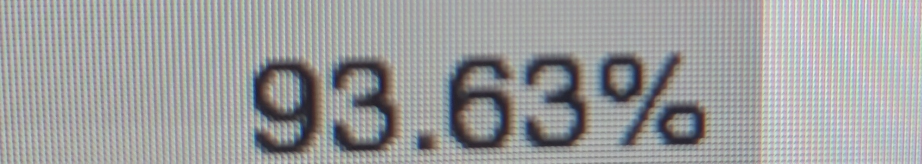
#> input picture debug_steps/01_anh_goc_crop.png, 1844 x 327 px (shown at 1/2 size)
$ python export_preprocessing_steps.py -i debug_steps/01_anh_goc_crop.png
#> lines starting #> are read from the running program, lines starting #| are printed output that depends on the picture; after the words box and inside, x2 and y2 are one past the last pixel; in counts of white or black regions, pixels touching at a corner belong together
"""
Script trích xuất từng bước trong quy trình tiền xử lý ảnh OCR (Step-by-step Preprocessing Pipeline).
Hỗ trợ nạp bất kỳ ảnh thật nào từ camera điện thoại (ảnh toàn màn hình hoặc ảnh crop sẵn).

Xuất lần lượt 7 file ảnh vào thư mục debug_steps/:
  1. 01_anh_goc_crop.png          : Vùng số cắt từ camera gốc.
  2. 02_anh_xam_grayscale.png     : Ảnh sau khi chuyển sang mức xám (1 kênh).
  3. 03_lam_phang_anh_sang.png    : Khử chói sáng không đều và làm dịu vân sọc LCD.
  4. 04_xoa_nen_trang_den.png     : Ảnh nhị phân bỏ nền hoàn toàn (chữ đen trên nền trắng tinh).
  5. 05_khe_trang_chieu_dung.png  : Các vạch dọc xanh lá đâm xuyên qua đúng các khe trắng dọc giữa các ký tự.
  6. 06_khoanh_vung_tung_ky_tu.png: Khung chữ nhật màu đỏ bao quanh từng ký tự riêng biệt.
  7. 07_dau_cuoi_8_slot_192x48.png: Đặt từng ký tự vào đúng trung tâm các ô của khung chuẩn (192x48).
"""

import argparse
import os
import sys
from pathlib import Path

import cv2
import numpy as np

CURRENT_DIR = os.path.dirname(os.path.abspath(__file__))
if CURRENT_DIR not in sys.path:
    sys.path.insert(0, CURRENT_DIR)

import config

# Tọa độ và nhãn chuẩn của các dòng trên màn hình máy slot
PRESET_LINES = {
    1: {
        "name": "Dòng 1 (khoảng 92.734%)",
        "y1": 0.43, "y2": 0.51, "x1": 0.10, "x2": 0.75,
        "labels": ["9", "2", ".", "7", "3", "4", "%"]
    },
    2: {
        "name": "Dòng 2 (khoảng 93.63%)",
        "y1": 0.52, "y2": 0.60, "x1": 0.15, "x2": 0.75,
        "labels": ["9", "3", ".", "6", "3", "%"]
    },
    3: {
        "name": "Dòng 3 (khoảng 12)",
        "y1": 0.63, "y2": 0.70, "x1": 0.25, "x2": 0.75,
        "labels": ["1", "2"]
    }
}


def load_image(image_path):
    """Nạp ảnh hỗ trợ Unicode path trên Windows & Linux."""
#> called with image_path = 'debug_steps/01_anh_goc_crop.png'
    img_str = str(image_path)
    img = cv2.imread(img_str, cv2.IMREAD_COLOR)
#> img is the input picture: shape (327, 1844, 3); mean B, G, R 157.3, 157.1, 156.3
    if img is None:
        try:
            arr = np.fromfile(img_str, dtype=np.uint8)
            img = cv2.imdecode(arr, cv2.IMREAD_COLOR)
        except Exception:
            img = None
    if img is None:
        raise FileNotFoundError(f"Không thể mở file ảnh: {image_path}")
    return img


def is_full_screen_photo(img):
    """
    Kiểm tra xem ảnh truyền vào là ảnh chụp toàn màn hình hay là ảnh crop sẵn.
    Ảnh toàn màn hình thường có kích thước lớn (>600px chiều cao) và tỷ lệ khung hình không quá dẹt (W/H < 3.0).
    """
    h, w = img.shape[:2]
#> h = 327; w = 1844
    aspect_ratio = w / max(1, h)
#> aspect_ratio = 5.64
    return (h > 600 and w > 1000) or aspect_ratio < 3.0


# [10 lines left out: function crop_line_from_full, not called in this run]


def process_and_export_steps(image_input_path, line_num=2, output_dir="debug_steps"):
    """Thực hiện toàn bộ 7 bước tiền xử lý và lưu từng file ảnh riêng biệt."""
    os.makedirs(output_dir, exist_ok=True)

    print("=" * 80)
    print("QUY TRÌNH TIỀN XỬ LÝ ẢNH NÂNG CAO CHO MODEL AI SCREEN DIGIT OCR")
    print(f"Ảnh đầu vào    : {image_input_path}")
    print(f"Dòng chỉ định  : Dòng {line_num} ({PRESET_LINES.get(line_num, {}).get('name', 'Tự do')})")
    print(f"Thư mục kết quả: {output_dir}")
    print("=" * 80 + "\n")

    input_img = load_image(image_input_path)
    preset = PRESET_LINES.get(line_num, PRESET_LINES[2])

    # --------------------------------------------------------------------------
    # BƯỚC 1: 01_anh_goc_crop.png - VÙNG SỐ ĐƯỢC CẮT TỪ CAMERA GỐC
    # --------------------------------------------------------------------------
    if is_full_screen_photo(input_img):
        raw_crop, coords, _ = crop_line_from_full(input_img, line_num)
        print(f"[*] Phát hiện ảnh chụp toàn màn hình ({input_img.shape[1]}x{input_img.shape[0]}).")
        print(f"    Đã cắt Dòng {line_num} tại Y=[{coords[0]}:{coords[1]}], X=[{coords[2]}:{coords[3]}].")
    else:
        raw_crop = input_img.copy()
        print(f"[*] Phát hiện ảnh vùng số đã cắt sẵn ({raw_crop.shape[1]}x{raw_crop.shape[0]}).")
#| [*] Phát hiện ảnh vùng số đã cắt sẵn (1844x327).

    h, w = raw_crop.shape[:2]
#> h = 327; w = 1844
    step1_path = os.path.join(output_dir, "01_anh_goc_crop.png")
    cv2.imwrite(step1_path, raw_crop)
    print(f"[BƯỚC 1/7] {os.path.basename(step1_path):<32} | Kích thước: {w}x{h} (3 kênh BGR)")
#| [BƯỚC 1/7] 01_anh_goc_crop.png              | Kích thước: 1844x327 (3 kênh BGR)
    print("           -> Trích xuất vùng ROI chứa chuỗi ký tự từ camera chụp màn hình máy slot.\n")

    # --------------------------------------------------------------------------
    # BƯỚC 2: 02_anh_xam_grayscale.png - ẢNH MỨC XÁM (1 KÊNH)
    # --------------------------------------------------------------------------
    img_gray = cv2.cvtColor(raw_crop, cv2.COLOR_BGR2GRAY)
    step2_path = os.path.join(output_dir, "02_anh_xam_grayscale.png")
    cv2.imwrite(step2_path, img_gray)
    print(f"[BƯỚC 2/7] {os.path.basename(step2_path):<32} | Kích thước: {w}x{h} (1 kênh Gray)")
#| [BƯỚC 2/7] 02_anh_xam_grayscale.png         | Kích thước: 1844x327 (1 kênh Gray)
    print("           -> Chuyển đổi không gian màu BGR sang Grayscale 8-bit [0-255].\n")

    # --------------------------------------------------------------------------
    # BƯỚC 3: 03_lam_phang_anh_sang.png - KHỬ ÁNH SÁNG CHÓI & LÀM DỊU VÂN SỌC LCD
    # --------------------------------------------------------------------------
    # Dùng phép giãn nở Morphological Dilation và Gaussian Blur để ước lượng nền chiếu sáng
    kernel_size = max(15, (min(w, h) // 10) | 1)
#> kernel_size = 33
    kernel = cv2.getStructuringElement(cv2.MORPH_ELLIPSE, (kernel_size, kernel_size))
    bg_estimate = cv2.morphologyEx(img_gray, cv2.MORPH_DILATE, kernel)
    bg_estimate = cv2.GaussianBlur(bg_estimate, (kernel_size, kernel_size), 0)

    # Phép chia chuẩn hóa độ sáng (Division Normalization)
    flattened = cv2.divide(img_gray, bg_estimate, scale=255)
    flattened = cv2.normalize(flattened, None, alpha=0, beta=255, norm_type=cv2.NORM_MINMAX)

    step3_path = os.path.join(output_dir, "03_lam_phang_anh_sang.png")
    cv2.imwrite(step3_path, flattened)
    print(f"[BƯỚC 3/7] {os.path.basename(step3_path):<32} | Kích thước: {w}x{h} (1 kênh Gray)")
#| [BƯỚC 3/7] 03_lam_phang_anh_sang.png        | Kích thước: 1844x327 (1 kênh Gray)
    print("           -> Khử quang sai, xóa ánh sáng lóa không đều và làm mịn vân sọc lưới LCD bằng ước tính nền (Morphological Dilation + Gaussian Blur).\n")

    # --------------------------------------------------------------------------
    # BƯỚC 4: 04_xoa_nen_trang_den.png - ẢNH NHỊ PHÂN BỎ NỀN HOÀN TOÀN
    # --------------------------------------------------------------------------
    blur = cv2.GaussianBlur(flattened, (3, 3), 0)
    _, thresh_inv = cv2.threshold(blur, 0, 255, cv2.THRESH_BINARY_INV + cv2.THRESH_OTSU)
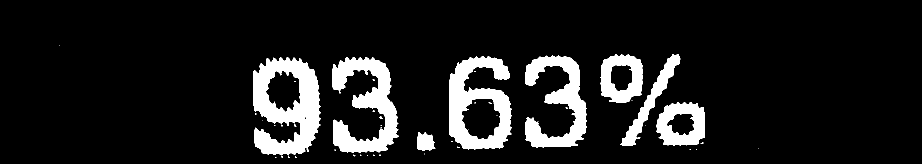
#> thresh_inv: shape (327, 1844) (shown at 1/2 size); 11.1% white; 46 white regions (38 under 20 px), largest, box (x1, y1, x2, y2) and area: (506, 115, 642, 311) 15559, (898, 112, 1024, 299) 12605, (664, 114, 798, 306) 12316

    # Lọc bỏ các đốm hạt nhỏ li ti của sọc LCD bằng Morphological Opening
    clean_ksize = 2 if min(w, h) > 80 else 1
#> clean_ksize = 2
    if clean_ksize > 1:
        kernel_clean = cv2.getStructuringElement(cv2.MORPH_RECT, (clean_ksize, clean_ksize))
#> kernel_clean = [[1, 1], [1, 1]]
        thresh_cleaned = cv2.morphologyEx(thresh_inv, cv2.MORPH_OPEN, kernel_clean)
#> thresh_cleaned: shape (327, 1844); 11% white; 34 white regions (26 under 20 px), largest, box (x1, y1, x2, y2) and area: (507, 116, 642, 311) 15543, (899, 113, 1024, 300) 12597, (665, 115, 798, 307) 12295
    else:
        thresh_cleaned = thresh_inv

    # Đảo ngược: Chữ nét đen (0) trên nền trắng tinh (255)
    binary_text_only = cv2.bitwise_not(thresh_cleaned)
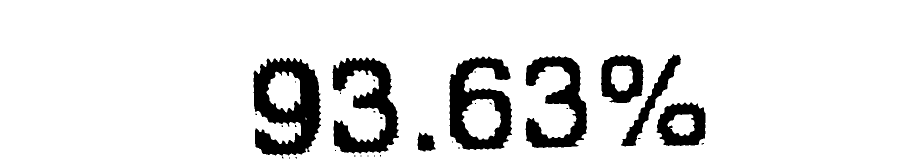
#> binary_text_only: shape (327, 1844) (shown at 1/2 size); 89% white; 34 black regions (26 under 20 px), largest, box (x1, y1, x2, y2) and area: (507, 116, 642, 311) 15543, (899, 113, 1024, 300) 12597, (665, 115, 798, 307) 12295

    step4_path = os.path.join(output_dir, "04_xoa_nen_trang_den.png")
    cv2.imwrite(step4_path, binary_text_only)
    print(f"[BƯỚC 4/7] {os.path.basename(step4_path):<32} | Kích thước: {w}x{h} (1 kênh Binary)")
#| [BƯỚC 4/7] 04_xoa_nen_trang_den.png         | Kích thước: 1844x327 (1 kênh Binary)
    print("           -> Nhị phân hóa Otsu kết hợp Morphological Opening: Loại bỏ 100% sọc nền LCD, chữ đen rõ nét trên nền trắng tinh.\n")

    # --------------------------------------------------------------------------
    # BƯỚC 5: 05_khe_trang_chieu_dung.png - CÁC VẠCH DỌC XANH LÁ CÂY QUA KHE TRẮNG
    # --------------------------------------------------------------------------
    # Phép chiếu đứng Vertical Projection: Đếm số pixel nét chữ theo từng cột dọc
    v_proj = np.sum(thresh_cleaned == 255, axis=0)
#> v_proj = 1844 values, max 190 at index 602, min 0 at index 0, mean 36.07

    # Ngưỡng phát hiện cột có nét chữ
    min_col_pixels = max(2, int(h * 0.015))
#> min_col_pixels = 4
    is_text = v_proj > min_col_pixels

    # Tìm các dải ký tự
    raw_segments = []
    in_seg = False
    start = 0
    min_seg_w = max(3, int(w * 0.003))
#> min_seg_w = 5

    for i, val in enumerate(is_text):
        if val and not in_seg:
            in_seg = True
            start = i
        elif not val and in_seg:
            in_seg = False
            if i - start >= min_seg_w:
                raw_segments.append((start, i))
#> this loop made 1844 passes
#> in_seg on passes 508, 643, 666, 798, 836, 871, 900, 1025, 1052, 1175, 1203, 1412: True, False, True, False, True, False, True, False, True, False, True, False
#> after the loop, in_seg = False; raw_segments = [(507, 642), (665, 797), (835, 870), (899, 1024), (1051, 1174), (1202, 1411)]; start = 1202
    if in_seg and len(is_text) - start >= min_seg_w:
        raw_segments.append((start, len(is_text)))

    # Hợp nhất các đoạn quá sát nhau (<= 2 pixel)
    segments = []
    for s, e in raw_segments:
        if not segments:
            segments.append([s, e])
        else:
            if s - segments[-1][1] <= 2:
                segments[-1][1] = e
            else:
                segments.append([s, e])
#> this loop made 6 passes
#> after the loop, segments = [[507, 642], [665, 797], [835, 870], [899, 1024], [1051, 1174], [1202, 1411]]

    # Xác định các khe trắng dọc giữa các ký tự
    gap_x_coords = []
    if segments:
        gap_x_coords.append(max(0, segments[0][0] - 6))
    for idx in range(len(segments) - 1):
        mid_gap = (segments[idx][1] + segments[idx + 1][0]) // 2
        gap_x_coords.append(mid_gap)
#> this loop made 5 passes
#> mid_gap on passes 1 to 5: 653, 816, 884, 1037, 1188
#> after the loop, gap_x_coords = [501, 653, 816, 884, 1037, 1188]
    if segments:
        gap_x_coords.append(min(w - 1, segments[-1][1] + 6))

    # Vẽ các đường kẻ đứng màu xanh lá cây (0, 255, 0)
    vis_gaps = raw_crop.copy()
    line_thickness = max(1, int(round(w / 800)))
#> line_thickness = 2
    for gx in gap_x_coords:
        cv2.line(vis_gaps, (gx, 0), (gx, h), (0, 255, 0), line_thickness)
#> this loop made 7 passes
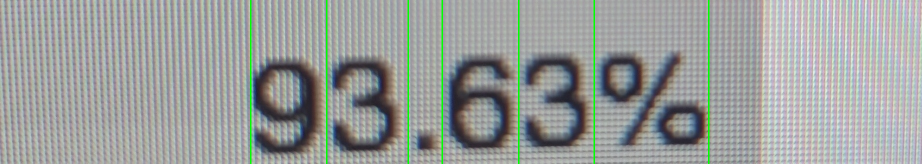
#> vis_gaps: shape (327, 1844, 3) (shown at 1/2 size); 1.14% of pixels changed, all inside (x1, y1, x2, y2) = (500, 0, 1419, 327)

    step5_path = os.path.join(output_dir, "05_khe_trang_chieu_dung.png")
    cv2.imwrite(step5_path, vis_gaps)
    print(f"[BƯỚC 5/7] {os.path.basename(step5_path):<32} | Kích thước: {w}x{h} (3 kênh BGR)")
#| [BƯỚC 5/7] 05_khe_trang_chieu_dung.png      | Kích thước: 1844x327 (3 kênh BGR)
    print(f"           -> Thuật toán Vertical Projection Profile: Dò tìm {len(gap_x_coords)} khe hở trắng dọc, vẽ vạch xanh lá cây cắt xuyên qua đúng khe giữa các chữ.\n")
#|            -> Thuật toán Vertical Projection Profile: Dò tìm 7 khe hở trắng dọc, vẽ vạch xanh lá cây cắt xuyên qua đúng khe giữa các chữ.

    # --------------------------------------------------------------------------
    # BƯỚC 6: 06_khoanh_vung_tung_ky_tu.png - KHUNG CHỮ NHẬT ĐỎ BAO QUANH TỪNG KÝ TỰ
    # --------------------------------------------------------------------------
    vis_boxes = raw_crop.copy()
    char_crops = []
    sample_labels = preset.get("labels", [])

    box_thickness = max(2, int(round(w / 700)))
#> box_thickness = 3
    font_scale = max(0.6, w / 2000.0)

    for idx, (s, e) in enumerate(segments):
        col_slice = thresh_cleaned[:, s:e]
        rows = np.where(np.sum(col_slice == 255, axis=1) > 0)[0]
        if len(rows) == 0:
            continue
        y_top, y_bot = rows[0], rows[-1]

        # Đệm nhẹ 2px
        y_top = max(0, y_top - 2)
        y_bot = min(h - 1, y_bot + 2)
        s_pad = max(0, s - 2)
        e_pad = min(w - 1, e + 2)

        c_crop = img_gray[y_top : y_bot + 1, s_pad : e_pad + 1]
        char_crops.append((c_crop, (s_pad, e_pad, y_top, y_bot)))

        # Vẽ khung chữ nhật MÀU ĐỎ (BGR: 0, 0, 255)
        cv2.rectangle(vis_boxes, (s_pad, y_top), (e_pad, y_bot), (0, 0, 255), box_thickness)

        lbl = sample_labels[idx] if idx < len(sample_labels) else f"[{idx+1}]"
        cv2.putText(vis_boxes, f"[{lbl}]", (s_pad, max(26, y_top - 8)),
                    cv2.FONT_HERSHEY_SIMPLEX, font_scale, (0, 0, 255), box_thickness)
#> this loop made 6 passes
#> (s, e, y_top, y_bot, s_pad, e_pad, lbl) on passes 1 to 6: (507, 642, 114, 318, 505, 644, '9'), (665, 797, 113, 314, 663, 799, '3'), (835, 870, 263, 304, 833, 872, '.'), (899, 1024, 111, 301, 897, 1026, '6'), (1051, 1174, 110, 297, 1049, 1176, '3'), (1202, 1411, 107, 294, 1200, 1413, '%')
#> pass 1, in process_and_export_steps, `col_slice = thresh_cleaned[:, s:e]`:
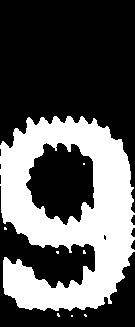
#> col_slice: shape (327, 135); 35.3% white; 8 white regions (7 under 20 px), largest, box (x1, y1, x2, y2) and area: (0, 116, 135, 311) 15543
#> after the loop:
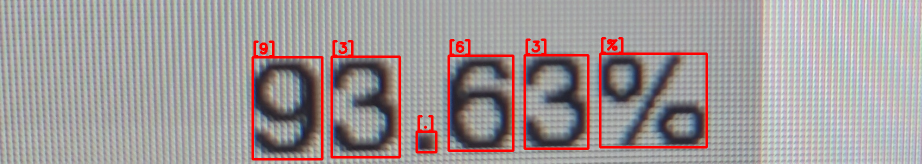
#> vis_boxes: shape (327, 1844, 3) (shown at 1/2 size); 3.57% of pixels changed, all inside (x1, y1, x2, y2) = (503, 74, 1416, 321)
#> after the loop, char_crops = 6 items

    step6_path = os.path.join(output_dir, "06_khoanh_vung_tung_ky_tu.png")
    cv2.imwrite(step6_path, vis_boxes)
    detected_chars = [sample_labels[i] if i < len(sample_labels) else f"C{i+1}" for i in range(len(char_crops))]
#> detected_chars = ['9', '3', '.', '6', '3', '%']
    print(f"[BƯỚC 6/7] {os.path.basename(step6_path):<32} | Kích thước: {w}x{h} (3 kênh BGR)")
#| [BƯỚC 6/7] 06_khoanh_vung_tung_ky_tu.png    | Kích thước: 1844x327 (3 kênh BGR)
    print(f"           -> Trích xuất Bounding Box chính xác cho {len(char_crops)} ký tự riêng biệt: {detected_chars} với khung viền đỏ.\n")
#|            -> Trích xuất Bounding Box chính xác cho 6 ký tự riêng biệt: ['9', '3', '.', '6', '3', '%'] với khung viền đỏ.

    # --------------------------------------------------------------------------
    # --------------------------------------------------------------------------
    # BƯỚC 7: 07_dau_cuoi_8_slot_192x48.png - ĐẶT KÝ TỰ VÀO 8 SLOTS CHUẨN 192x48
    # --------------------------------------------------------------------------
    target_w, target_h = config.IMG_WIDTH, config.IMG_HEIGHT  # 192, 48
    slot_w = target_w // config.NUM_SLOTS                     # 24px

    border_pixels = np.concatenate([img_gray[0, :], img_gray[-1, :], img_gray[:, 0], img_gray[:, -1]])
#> border_pixels = 4342 values, max 240 at index 1655, min 119 at index 3097, mean 170.9
    bg_val = int(np.median(border_pixels))
#> bg_val = 170

    canvas_slotted = np.full((target_h, target_w), bg_val, dtype=np.uint8)
#> canvas_slotted: shape (48, 192); every value is 170

    N = len(char_crops)
#> N = 6
    if N > 0:
        # Căn chỉnh slot bắt đầu: N=6 đặt từ Slot 1 đến Slot 6 (Slot 0 và 7 để trống)
        if N >= 7:
            start_slot = 0
        elif N == 6:
            start_slot = 1  # Slot 1: [9], Slot 2: [3], Slot 3: [.], Slot 4: [6], Slot 5: [3], Slot 6: [%]
        elif N <= 3:
            start_slot = max(0, config.NUM_SLOTS - N)
        else:
            start_slot = max(0, (config.NUM_SLOTS - N) // 2)

        digit_heights = [c[0].shape[0] for c in char_crops if c[0].shape[0] > 40]
#> digit_heights = [205, 202, 42, 191, 188, 188]
        max_digit_h = max(digit_heights) if digit_heights else max(c[0].shape[0] for c in char_crops)
#> max_digit_h = 205
        target_digit_h = 34  # Chiều cao chuẩn trong ô 48px
        scale = target_digit_h / max(1.0, float(max_digit_h))
#> scale = 0.166

        max_allowed_w = slot_w - 2   # Tối đa 22px để không tràn sang slot bên cạnh
        max_allowed_h = target_h - 6 # 42px

        for i in range(N):
            c_crop, info = char_crops[i]
            slot_idx = start_slot + i
            if slot_idx >= config.NUM_SLOTS:
                break

            # Tọa độ tâm X của slot đó: (start_slot + i) * 24 + 12
            slot_center_x = slot_idx * slot_w + (slot_w // 2)
            slot_left = slot_idx * slot_w
            slot_right = slot_left + slot_w

            is_dot = (c_crop.shape[0] < 50 and c_crop.shape[1] < 50)
            is_pct = (info[1] - info[0] > 180 and c_crop.shape[0] > 140)

            # Tính toán kích thước co giãn
            scaled_w = max(1, int(round(c_crop.shape[1] * scale)))
            scaled_h = max(1, int(round(c_crop.shape[0] * scale)))

            if is_dot:
                scaled_w = max(4, min(10, scaled_w))
                scaled_h = max(4, min(10, scaled_h))
            elif is_pct:
                scaled_w = max_allowed_w
                scaled_h = min(max_allowed_h, max(28, int(round(c_crop.shape[0] * scale))))
            else:
                if scaled_w > max_allowed_w:
                    w_factor = max_allowed_w / scaled_w
                    scaled_w = max_allowed_w
                    scaled_h = max(1, int(round(scaled_h * w_factor)))
                if scaled_h > max_allowed_h:
                    h_factor = max_allowed_h / scaled_h
                    scaled_h = max_allowed_h
                    scaled_w = max(1, int(round(scaled_w * h_factor)))

            c_resized = cv2.resize(c_crop, (scaled_w, scaled_h), interpolation=cv2.INTER_AREA)

            # Đặt chính giữa tâm Slot
            cx = slot_center_x - (scaled_w // 2)
            cx = max(slot_left, min(cx, slot_right - scaled_w))

            if is_dot:
                cy = int(round(target_h * 0.76 - scaled_h))
            else:
                cy = (target_h - scaled_h) // 2
            cy = max(0, min(cy, target_h - scaled_h))

            canvas_slotted[cy : cy + scaled_h, cx : cx + scaled_w] = c_resized
#> this loop made 6 passes
#> (info, is_pct, cx, cy) on passes 3 to 5: ((833, 872, 263, 304), False, 81, 29), ((897, 1026, 111, 301), False, 97, 8), ((1049, 1176, 110, 297), False, 122, 8)
#> (info, is_pct, w_factor, cy) on passes 1 to 2: ((505, 644, 114, 318), False, 0.957, 7), ((663, 799, 113, 314), False, 0.957, 7)
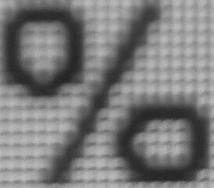
#> c_crop: shape (188, 214); min 35, max 190, mean 121.3
#> after the loop, w_factor = 0.957

    step7_path = os.path.join(output_dir, "07_dau_cuoi_8_slot_192x48.png")
    cv2.imwrite(step7_path, canvas_slotted)

    # Lưu kèm bản phóng to 4x (768x192) để xem rõ nét
    step7_zoom_path = os.path.join(output_dir, "07_dau_cuoi_8_slot_4x_zoom.png")
    canvas_zoom = cv2.resize(canvas_slotted, (768, 192), interpolation=cv2.INTER_NEAREST)
    cv2.imwrite(step7_zoom_path, canvas_zoom)

    # Lưu thêm bản phóng to 4x có vẽ lưới 8 Slot để kiểm tra mắt thường
    step7_grid_path = os.path.join(output_dir, "07_dau_cuoi_8_slot_grid_overlay.png")
    canvas_grid_bgr = cv2.cvtColor(canvas_zoom, cv2.COLOR_GRAY2BGR)

    # Vẽ vạch chia 8 slot (mỗi slot 96px tại 4x)
    for s in range(config.NUM_SLOTS + 1):
        x_line = s * (slot_w * 4)
        if s == 0 or s == config.NUM_SLOTS:
            cv2.line(canvas_grid_bgr, (min(x_line, 767), 0), (min(x_line, 767), 191), (0, 0, 255), 2)
        else:
            cv2.line(canvas_grid_bgr, (x_line, 0), (x_line, 191), (0, 255, 255), 1)
#> canvas_grid_bgr: shape (192, 768, 3); mean B, G, R 145.6, 147.9, 149.2

    # Đánh số slot và tên ký tự
    sample_labels = preset.get("labels", [])
    for s in range(config.NUM_SLOTS):
        x_text = s * 96 + 18
        if s >= start_slot and s < start_slot + N:
            char_idx = s - start_slot
            lbl = sample_labels[char_idx] if char_idx < len(sample_labels) else f"C{char_idx+1}"
            cv2.putText(canvas_grid_bgr, f"Slot {s}", (x_text, 22), cv2.FONT_HERSHEY_SIMPLEX, 0.45, (0, 0, 255), 1)
            cv2.putText(canvas_grid_bgr, f"[{lbl}]", (x_text + 6, 182), cv2.FONT_HERSHEY_SIMPLEX, 0.50, (0, 180, 0), 1)
        else:
            cv2.putText(canvas_grid_bgr, f"Slot {s}", (x_text, 22), cv2.FONT_HERSHEY_SIMPLEX, 0.45, (120, 120, 120), 1)
            cv2.putText(canvas_grid_bgr, "(trong)", (x_text - 4, 182), cv2.FONT_HERSHEY_SIMPLEX, 0.40, (120, 120, 120), 1)
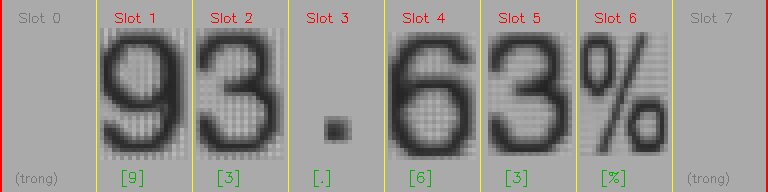
#> canvas_grid_bgr: shape (192, 768, 3); mean B, G, R 144.3, 147.2, 148.9

    cv2.imwrite(step7_grid_path, canvas_grid_bgr)

    print(f"[BƯỚC 7/7] {os.path.basename(step7_path):<32} | Kích thước: {target_w}x{target_h} (1 kênh Gray)")
    print(f"           -> Đặt cân đối {N} ký tự: Tâm Slot i = (start_slot + i)*24 + 12 (Slot 1 -> Slot 6).")
#|            -> Đặt cân đối 6 ký tự: Tâm Slot i = (start_slot + i)*24 + 12 (Slot 1 -> Slot 6).
    print(f"           -> Đã xuất ảnh có lưới kiểm tra 8 Slot tại: '{os.path.basename(step7_grid_path)}'.\n")

    print("=" * 80)
    print(f"XUẤT THÀNH CÔNG ĐẦY ĐỦ 7 BƯỚC VÀO THƯ MỤC: {output_dir}")
    print("=" * 80 + "\n")


def main():
    parser = argparse.ArgumentParser(
        description="Bóc tách từng bước tiền xử lý ảnh và xuất ra từng file riêng biệt"
    )
    parser.add_argument(
        "--image", "-i",
        default="crop_preview_line2.jpg",
        help="Đường dẫn đến file ảnh thật (ảnh toàn màn hình hoặc ảnh crop sẵn, mặc định: crop_preview_line2.jpg)"
    )
    parser.add_argument(
        "--line", "-l",
        type=int,
        default=2,
        choices=[1, 2, 3],
        help="Chọn dòng cần soi nếu truyền ảnh chụp cả màn hình (1: 92.734%, 2: 93.63%, 3: 12 - Mặc định: 2)"
    )
    parser.add_argument(
        "--output-dir", "-o",
        default=os.path.join(CURRENT_DIR, "debug_steps"),
        help="Thư mục lưu các file ảnh kết quả (Mặc định: debug_steps/)"
    )
    args = parser.parse_args()

    img_path = args.image
    if not os.path.exists(img_path):
        cand = os.path.join(CURRENT_DIR, img_path)
        if os.path.exists(cand):
            img_path = cand
        else:
            # Tìm trong thư mục ảnh gốc nếu người dùng chỉ truyền tên file
            pic_cand = os.path.join(CURRENT_DIR, "..", "picture for training", img_path)
            if os.path.exists(pic_cand):
                img_path = pic_cand
            else:
                print(f"[LỖI] Không tìm thấy file ảnh: {args.image}")
                sys.exit(1)

    process_and_export_steps(img_path, line_num=args.line, output_dir=args.output_dir)


if __name__ == "__main__":
    main()
